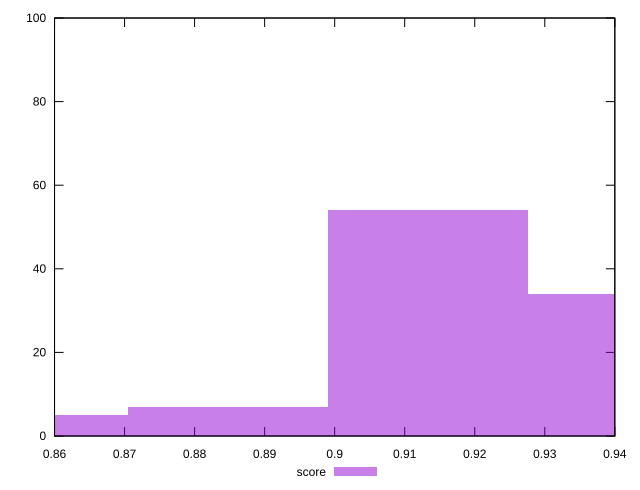

Write the gnuplot code that produced this figure.
reset

$score <<EOF
0.8562433957333762 5
0.884784842257822 7
0.9133262887822678 54
0.9418677353067137 34
EOF

set key outside below
set boxwidth 0.02854144652444587
set xrange [0.86:0.94]
set yrange [0:100]
set trange [0:100]
set style fill transparent solid 0.5 noborder
set terminal svg size 640, 490 enhanced background rgb 'white'
set output "report_00009_2021-02-08T22-37-41.559Z/bootup-time/samples/pages/score/histogram.svg"

plot $score title "score" with boxes

reset
